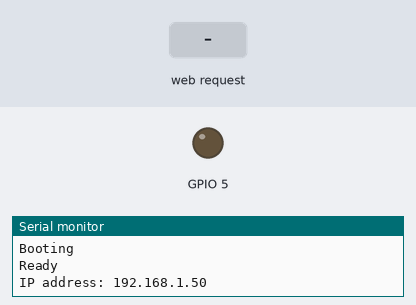
Bench run of a program on a simulated ESP8266 (Wemos D1 mini). On the bench: output pins drawn as LEDs (lit = HIGH), the last lines printed to the serial monitor. Inputs (shaded band) come from the test bench. WiFi joins after 1.5 s; servers stay silent unless stated.

Above: at 2.7 s.
2.8 s: HTTP request GET /gpio/1 received
At 4.0 s:
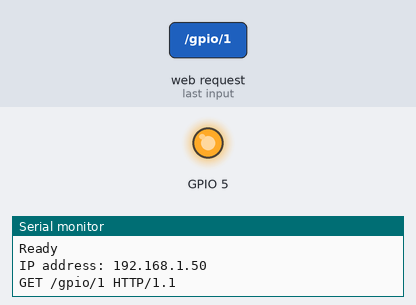
4.3 s: HTTP request GET /gpio/0 received
At 5.3 s:
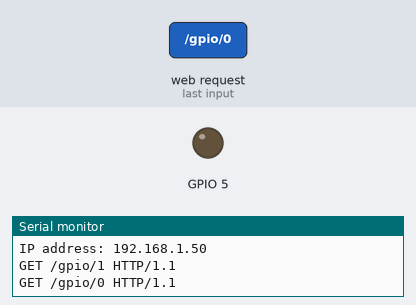
Timing chart, 0 to 7.3 s (numbered marks = the images above; inputs shaded):
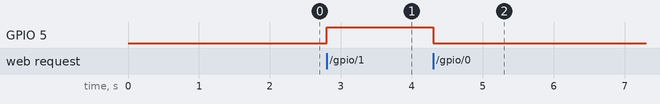

Measured:
- after the input at 2.8 s, GPIO 5: LOW → HIGH at once
- after the input at 4.3 s, GPIO 5: HIGH → LOW at once

The program:

main.cpp
```cpp
#include <ESP8266WiFi.h>
#include <ESP8266mDNS.h>
#include <WiFiUdp.h>
#include <ArduinoOTA.h>
#include <DNSServer.h>
#include <ESP8266WebServer.h>
#include <WiFiManager.h>

WiFiServer server(80);

void setup() {
  Serial.begin(115200);
  Serial.println("Booting");

  // prepare GPIO2
  pinMode(5, OUTPUT);
  digitalWrite(5, 0);

  WiFiManager wifiManager;
  //wifiManager.resetSettings();
  wifiManager.autoConnect("AutoConnectAP", "administrator");

  // Port defaults to 8266
  // ArduinoOTA.setPort(8266);

  // Hostname defaults to esp8266-[ChipID]
  // ArduinoOTA.setHostname("myesp8266");

  // No authentication by default
  // ArduinoOTA.setPassword((const char *)"123");

  ArduinoOTA.onStart([]() {
    Serial.println("Start");
  });
  ArduinoOTA.onEnd([]() {
    Serial.println("\nEnd");
  });
  ArduinoOTA.onProgress([](unsigned int progress, unsigned int total) {
    Serial.printf("Progress: %u%%\r", (progress / (total / 100)));
  });
  ArduinoOTA.onError([](ota_error_t error) {
    Serial.printf("Error[%u]: ", error);
    if (error == OTA_AUTH_ERROR) Serial.println("Auth Failed");
    else if (error == OTA_BEGIN_ERROR) Serial.println("Begin Failed");
    else if (error == OTA_CONNECT_ERROR) Serial.println("Connect Failed");
    else if (error == OTA_RECEIVE_ERROR) Serial.println("Receive Failed");
    else if (error == OTA_END_ERROR) Serial.println("End Failed");
  });
  ArduinoOTA.begin();
  Serial.println("Ready");
  Serial.print("IP address: ");
  Serial.println(WiFi.localIP());

  server.begin();
}

void loop() {
  ArduinoOTA.handle();
  WiFiClient client = server.available();
  if (!client) {
    return;
  }

  while(!client.available()){
    delay(1);
  }

  String req = client.readStringUntil('\r');
  Serial.println(req);
  client.flush();

  int val;
  if (req.indexOf("/gpio/0") != -1)
    val = 0;
  else if (req.indexOf("/gpio/1") != -1)
    val = 1;
  else {
    Serial.println("invalid request");
    client.stop();
    return;
  }

  // Set GPIO5 according to the request
  digitalWrite(5, val);

  client.flush();

  // Prepare the response
  String s = "HTTP/1.1 200 OK\r\nContent-Type: text/html\r\n\r\n<!DOCTYPE HTML>\r\n<html>\r\nGPIO is now ";
  s += (val)?"high":"low";
  s += "</html>\n";

  // Send the response to the client
  client.print(s);
}
```
